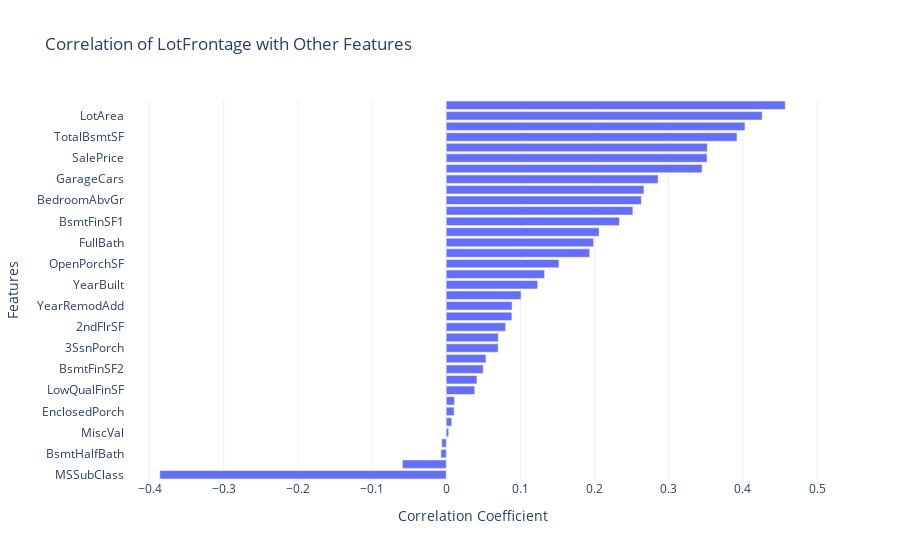

The notebook cell this image was saved under:
### Markdown cell above
**Is `LotFrontage` correlated with other features ?**

Understanding whether `LotFrontage` is correlated with other features helps us decide how to handle its missing values. 

If `LotFrontage` has strong relationships with other variables, we can use those features for informed imputation methods, such as regression-based or group-wise imputation. 

This ensures that the missing values are filled in a way that maintains the underlying data structure and relationships, leading to more accurate and reliable predictions in our machine learning models.

### Code cell
numerical_features = train.select_dtypes(include=[np.number])

# Compute correlation matrix
correlation_matrix = numerical_features.corr()

# Extract correlations involving LotFrontage
lotfrontage_correlation = correlation_matrix['LotFrontage'].sort_values(ascending=False)

# Create a DataFrame for Plotly
correlation_df = lotfrontage_correlation.drop('LotFrontage').reset_index()
correlation_df.columns = ['Feature', 'Correlation']

# Plot using Plotly
fig = px.bar(
    correlation_df.sort_values(by='Correlation', ascending=True),
    x='Correlation',
    y='Feature',
    orientation='h',
    title='Correlation of LotFrontage with Other Features',
    labels={'Correlation': 'Correlation Coefficient', 'Feature': 'Features'},
    template='plotly_white'
)

fig.update_layout(xaxis_title="Correlation Coefficient", yaxis_title="Features")
fig.show()

### Figure 1 — Plotly figure (JSON) as saved in the notebook; plotly's stock layout.template omitted (floating-point values rounded to 4 significant figures)
{"data": [{"alignmentgroup": "True", "hovertemplate": "Correlation Coefficient=%{x}<br>Features=%{y}<extra></extra>", "legendgroup": "", "marker": {"color": "#636efa", "pattern": {"shape": ""}}, "name": "", "offsetgroup": "", "orientation": "h", "showlegend": false, "textposition": "auto", "type": "bar", "x": [-0.3863, -0.05921, -0.007234, -0.006069, 0.003368, 0.00745, 0.0107, 0.0112, 0.03847, 0.04138, 0.0499, 0.05353, 0.07003, 0.07025, 0.08018, 0.08852, 0.08887, 0.1009, 0.1233, 0.1326, 0.152, 0.1935, 0.1988, 0.2062, 0.2336, 0.2516, 0.2632, 0.2666, 0.2857, 0.345, 0.3518, 0.3521, 0.3921, 0.4028, 0.4261, 0.4572], "xaxis": "x", "y": ["MSSubClass", "OverallCond", "BsmtHalfBath", "KitchenAbvGr", "MiscVal", "YrSold", "EnclosedPorch", "MoSold", "LowQualFinSF", "ScreenPorch", "BsmtFinSF2", "HalfBath", "3SsnPorch", "GarageYrBlt", "2ndFlrSF", "WoodDeckSF", "YearRemodAdd", "BsmtFullBath", "YearBuilt", "BsmtUnfSF", "OpenPorchSF", "MasVnrArea", "FullBath", "PoolArea", "BsmtFinSF1", "OverallQual", "BedroomAbvGr", "Fireplaces", "GarageCars", "GarageArea", "SalePrice", "TotRmsAbvGrd", "TotalBsmtSF", "GrLivArea", "LotArea", "1stFlrSF"], "yaxis": "y"}], "layout": {"barmode": "relative", "legend": {"tracegroupgap": 0}, "title": {"text": "Correlation of LotFrontage with Other Features"}, "xaxis": {"anchor": "y", "domain": [0, 1], "title": {"text": "Correlation Coefficient"}}, "yaxis": {"anchor": "x", "domain": [0, 1], "title": {"text": "Features"}}}}
